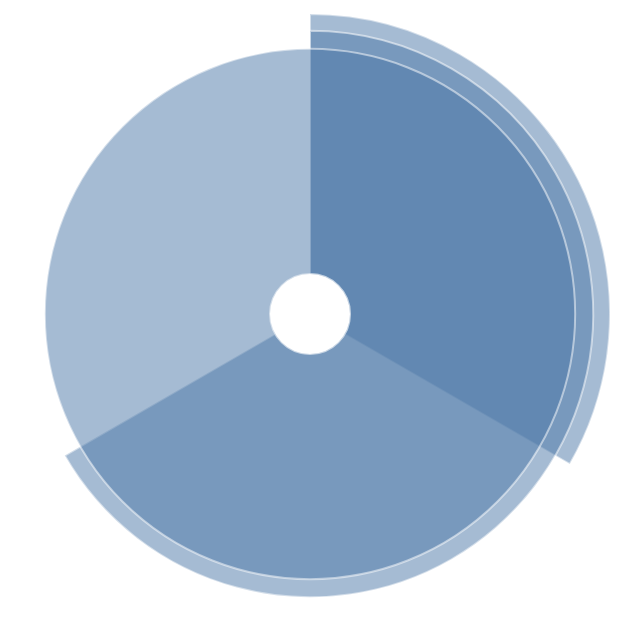

Describe this chart as a Vega-Lite specification.
### Vega-Lite specification from a JSON file in a GitHub repository (floating-point values rounded to 4 significant figures)
{"$schema": "https://vega.github.io/schema/vega-lite/v6.json", "data": {"values": [{"segment": 1, "value": 8}, {"segment": 2, "value": 7}, {"segment": 3, "value": 6}]}, "mark": {"type": "arc", "innerRadius": 20, "stroke": "#fff", "opacity": 0.5}, "encoding": {"theta": {"field": "segment", "type": "quantitative", "stack": true}, "radius": {"field": "value", "scale": {"type": "sqrt", "zero": true, "rangeMin": 20}}}}
